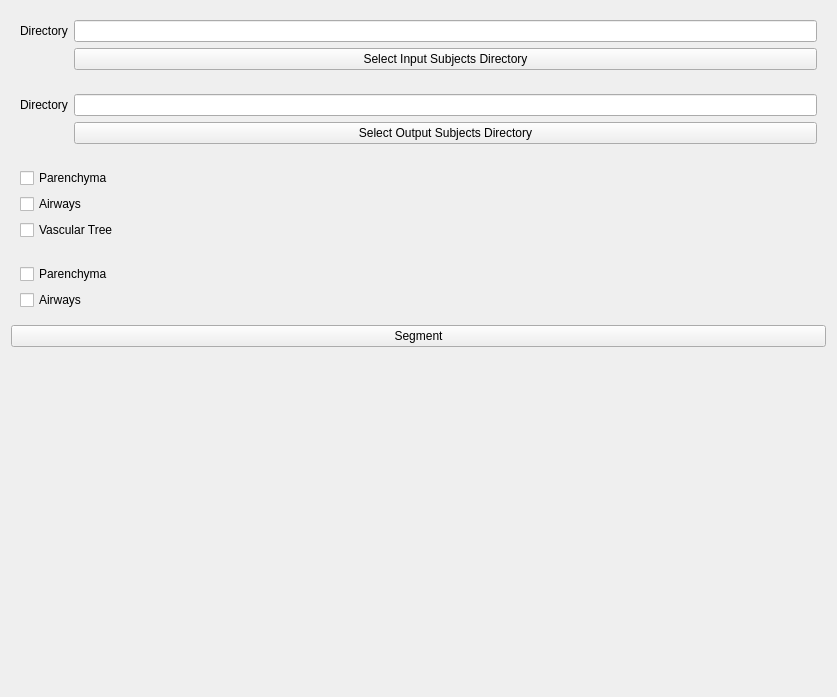
<?xml version="1.0" encoding="UTF-8"?>
<ui version="4.0">
 <class>Form</class>
 <widget class="QWidget" name="Form">
  <property name="geometry">
   <rect>
    <x>0</x>
    <y>0</y>
    <width>837</width>
    <height>697</height>
   </rect>
  </property>
  <layout class="QVBoxLayout" name="mainVerticalLayout">
   <item>
    <widget class="ctkCollapsibleButton" name="inputsCollapsibleButton" native="true">
     <property name="text" stdset="0">
      <string>Input Directory</string>
     </property>
     <layout class="QFormLayout" name="formLayoutInputs">
      <item row="0" column="0">
       <widget class="QLabel" name="labelInput">
        <property name="text">
         <string>Directory</string>
        </property>
       </widget>
      </item>
      <item row="0" column="1">
       <widget class="QLineEdit" name="inputLineEdit"/>
      </item>
      <item row="1" column="1">
       <widget class="QPushButton" name="browseInputButton">
        <property name="text">
         <string>Select Input Subjects Directory</string>
        </property>
       </widget>
      </item>
     </layout>
    </widget>
   </item>
   <item>
    <widget class="ctkCollapsibleButton" name="outputsCollapsibleButton" native="true">
     <property name="text" stdset="0">
      <string>Output Directory</string>
     </property>
     <layout class="QFormLayout" name="formLayoutOutputs">
      <item row="0" column="0">
       <widget class="QLabel" name="labelOutput">
        <property name="text">
         <string>Directory</string>
        </property>
       </widget>
      </item>
      <item row="0" column="1">
       <widget class="QLineEdit" name="outputLineEdit"/>
      </item>
      <item row="1" column="1">
       <widget class="QPushButton" name="browseOutputButton">
        <property name="text">
         <string>Select Output Subjects Directory</string>
        </property>
       </widget>
      </item>
     </layout>
    </widget>
   </item>
   <item>
    <widget class="ctkCollapsibleButton" name="partsCollapsibleButton" native="true">
     <property name="text" stdset="0">
      <string>Invivo</string>
     </property>
     <layout class="QFormLayout" name="formLayoutParts">
      <item row="0" column="0">
       <widget class="QCheckBox" name="checkBoxInvivoParenchyma">
        <property name="text">
         <string>Parenchyma</string>
        </property>
       </widget>
      </item>
      <item row="1" column="0">
       <widget class="QCheckBox" name="checkBoxInvivoAirways">
        <property name="text">
         <string>Airways</string>
        </property>
       </widget>
      </item>
      <item row="2" column="0">
       <widget class="QCheckBox" name="checkBoxInvivoVascularTree">
        <property name="text">
         <string>Vascular Tree</string>
        </property>
       </widget>
      </item>
     </layout>
    </widget>
   </item>
   <item>
    <widget class="ctkCollapsibleButton" name="partsCollapsibleButton" native="true">
     <property name="text" stdset="0">
      <string>Exvivo</string>
     </property>
     <layout class="QFormLayout" name="formLayoutParts">
      <item row="0" column="0">
       <widget class="QCheckBox" name="checkBoxExvivoParenchyma">
        <property name="text">
         <string>Parenchyma</string>
        </property>
       </widget>
      </item>
      <item row="1" column="0">
       <widget class="QCheckBox" name="checkBoxExvivoAirways">
        <property name="text">
         <string>Airways</string>
        </property>
       </widget>
      </item>
     </layout>
    </widget>
   </item>
   <item>
    <widget class="QPushButton" name="pushButtonSegmentation">
     <property name="text">
      <string>Segment</string>
     </property>
    </widget>
   </item>
   <item>
    <spacer name="verticalSpacer">
     <property name="sizePolicy">
      <sizepolicy hsizetype="Preferred" vsizetype="Expanding">
       <horstretch>0</horstretch>
       <verstretch>1</verstretch>
      </sizepolicy>
     </property>
     <property name="orientation">
      <enum>Qt::Vertical</enum>
     </property>
     <property name="sizeHint" stdset="0">
      <size>
       <width>0</width>
       <height>0</height>
      </size>
     </property>
    </spacer>
   </item>
  </layout>
 </widget>
 <customwidgets>
  <customwidget>
   <class>ctkCollapsibleButton</class>
   <extends>QWidget</extends>
   <header>ctkCollapsibleButton.h</header>
   <container>1</container>
  </customwidget>
 </customwidgets>
 <resources/>
 <connections/>
</ui>
